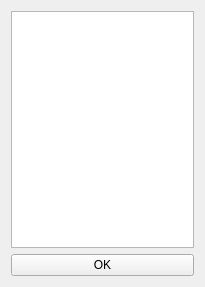
<?xml version="1.0" encoding="UTF-8"?>
<ui version="4.0">
 <class>formInputs</class>
 <widget class="QWidget" name="formInputs">
  <property name="geometry">
   <rect>
    <x>0</x>
    <y>0</y>
    <width>205</width>
    <height>287</height>
   </rect>
  </property>
  <property name="windowTitle">
   <string>Select inputs</string>
  </property>
  <layout class="QGridLayout" name="gridLayout">
   <item row="0" column="0">
    <widget class="QTextEdit" name="tbInputs"/>
   </item>
   <item row="1" column="0">
    <widget class="QPushButton" name="btnOk">
     <property name="text">
      <string>OK</string>
     </property>
    </widget>
   </item>
  </layout>
 </widget>
 <resources/>
 <connections/>
</ui>
